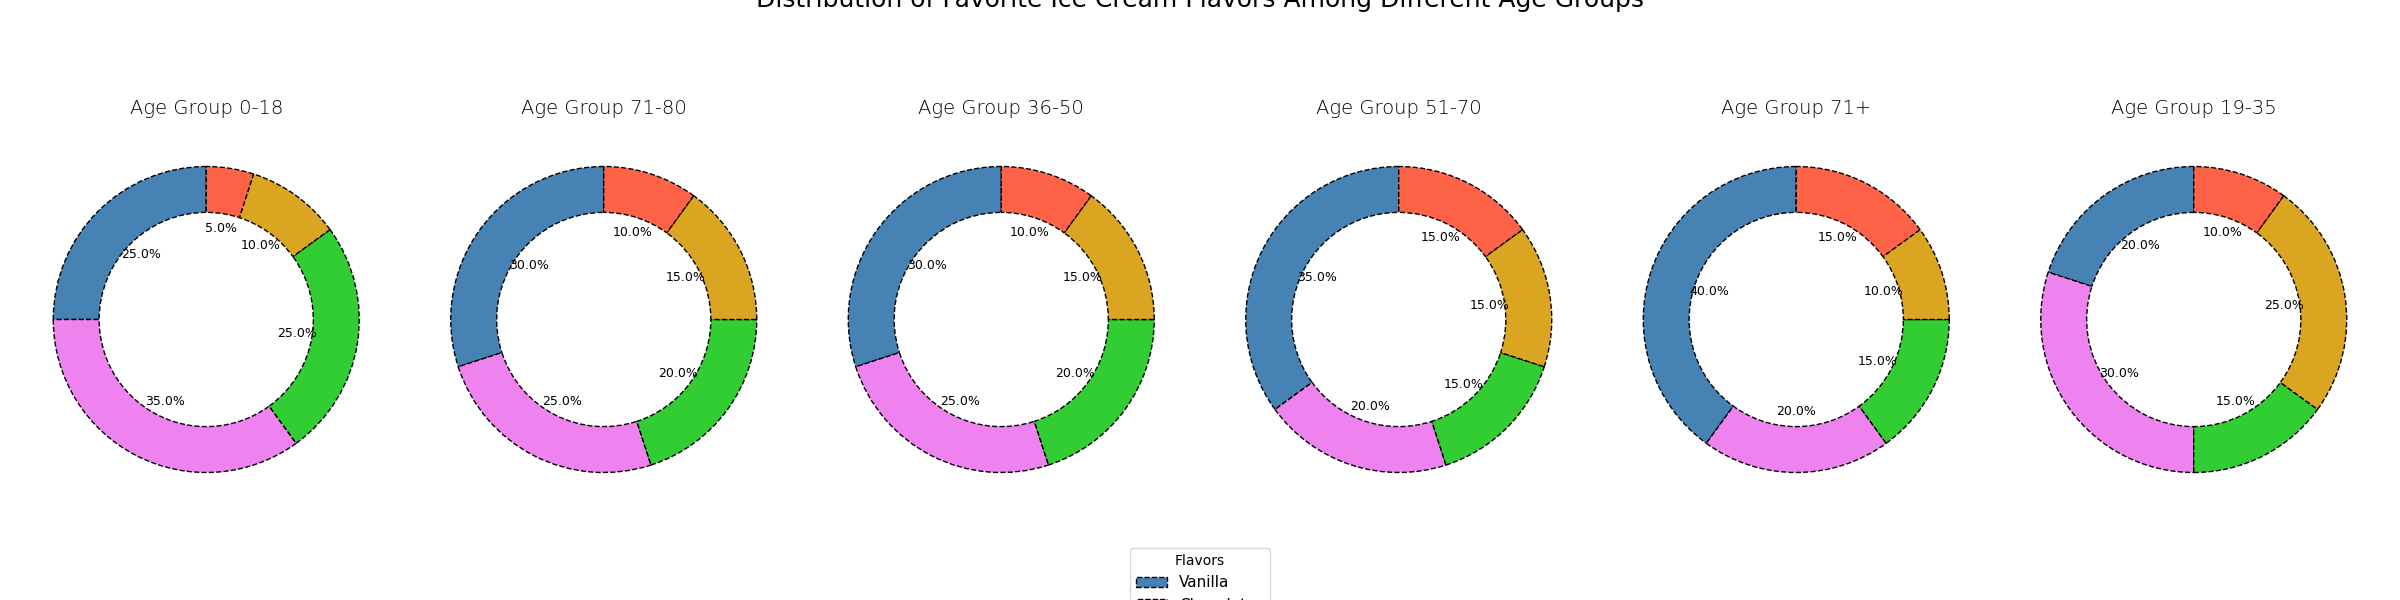

Write the Python code that produced this figure.
import matplotlib.pyplot as plt

age_groups = ['0-18', '19-35', '36-50', '51-70', '71+', '71-80']
flavors = ['Vanilla', 'Chocolate', 'Strawberry', 'Mint', 'Coffee']
data = {
    '0-18': [25, 35, 25, 10, 5],
    '71-80': [30, 25, 20, 15, 10],
    '36-50': [30, 25, 20, 15, 10],
    '51-70': [35, 20, 15, 15, 15],
    '71+': [40, 20, 15, 10, 15],
    '19-35': [20, 30, 15, 25, 10]
}

colors = ['#4682B4', '#EE82EE', '#32CD32', '#DAA520', '#FF6347']
fig, axs = plt.subplots(1, 6, figsize=(24, 6), subplot_kw=dict(aspect='equal'))

for ax, (age, percentages) in zip(axs, data.items()):
    wedges, texts, autotexts = ax.pie(
        percentages, labels=None, autopct='%1.1f%%', startangle=90,
        colors=colors, textprops={'fontsize': 9}, wedgeprops={'edgecolor': 'black', 'linestyle': '--', 'width': 0.3}
    )
    ax.set_title(f'Age Group {age}', fontsize=14, weight='light', pad=10)
    ax.grid(True, which='major', linestyle=':', color='gray', linewidth=0.75)
    for autotext in autotexts:
        autotext.set_color('black')
    
plt.suptitle('Distribution of Favorite Ice Cream Flavors Among Different Age Groups', 
             fontsize=18, weight='normal', y=1.02)

fig.legend(wedges, flavors, title="Flavors", loc="upper center", bbox_to_anchor=(0.5, 0.1), fontsize=11)

plt.tight_layout()
plt.show()
